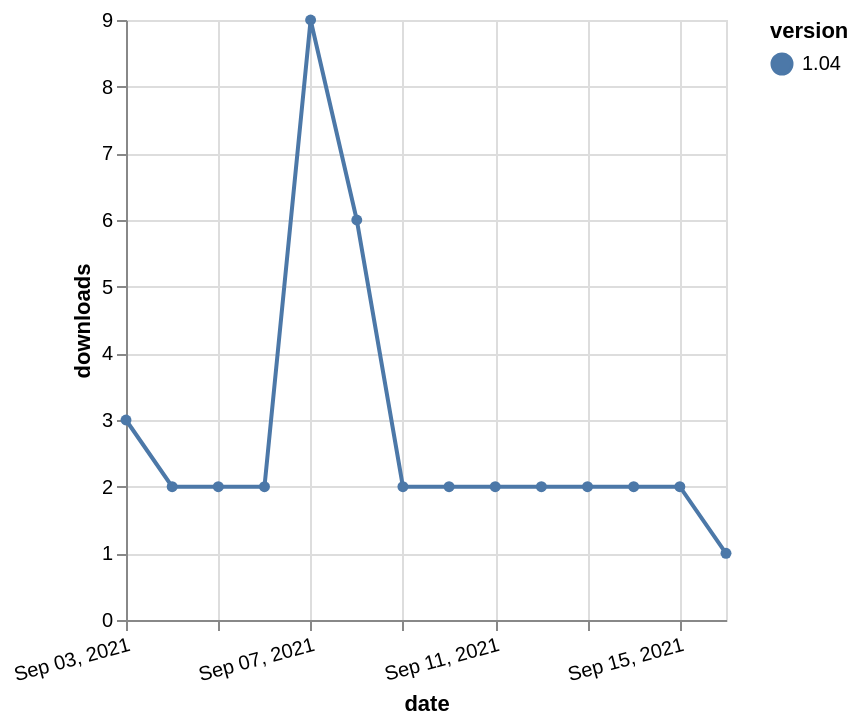

Vega-Lite specification stored for this chart:
### Vega-Lite specification from a JSON file in a GitHub repository (floating-point values rounded to 4 significant figures)
{"$schema": "https://vega.github.io/schema/vega-lite/v5.json", "description": "A simple bar chart with embedded data.", "data": {"values": [{"date": "2021-09-03", "total": 2658, "delta": 3, "version": "1.04"}, {"date": "2021-09-04", "total": 2660, "delta": 2, "version": "1.04"}, {"date": "2021-09-05", "total": 2662, "delta": 2, "version": "1.04"}, {"date": "2021-09-06", "total": 2664, "delta": 2, "version": "1.04"}, {"date": "2021-09-07", "total": 2673, "delta": 9, "version": "1.04"}, {"date": "2021-09-08", "total": 2679, "delta": 6, "version": "1.04"}, {"date": "2021-09-09", "total": 2681, "delta": 2, "version": "1.04"}, {"date": "2021-09-10", "total": 2683, "delta": 2, "version": "1.04"}, {"date": "2021-09-11", "total": 2685, "delta": 2, "version": "1.04"}, {"date": "2021-09-12", "total": 2687, "delta": 2, "version": "1.04"}, {"date": "2021-09-13", "total": 2689, "delta": 2, "version": "1.04"}, {"date": "2021-09-14", "total": 2691, "delta": 2, "version": "1.04"}, {"date": "2021-09-15", "total": 2693, "delta": 2, "version": "1.04"}, {"date": "2021-09-16", "total": 2694, "delta": 1, "version": "1.04"}]}, "width": "container", "mark": {"type": "line", "point": {"filled": true}}, "encoding": {"x": {"field": "date", "type": "temporal", "timeUnit": "yearmonthdate", "title": "date", "axis": {"labelAngle": -15}}, "y": {"field": "delta", "type": "quantitative", "title": "downloads"}, "color": {"field": "version", "type": "nominal"}, "tooltip": {"field": "delta"}}}
